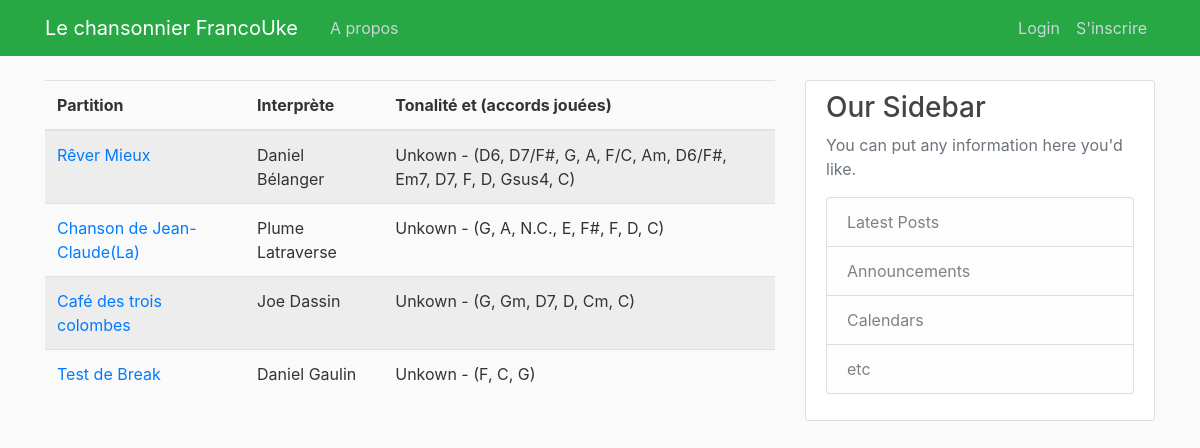
The app's page /, older data.
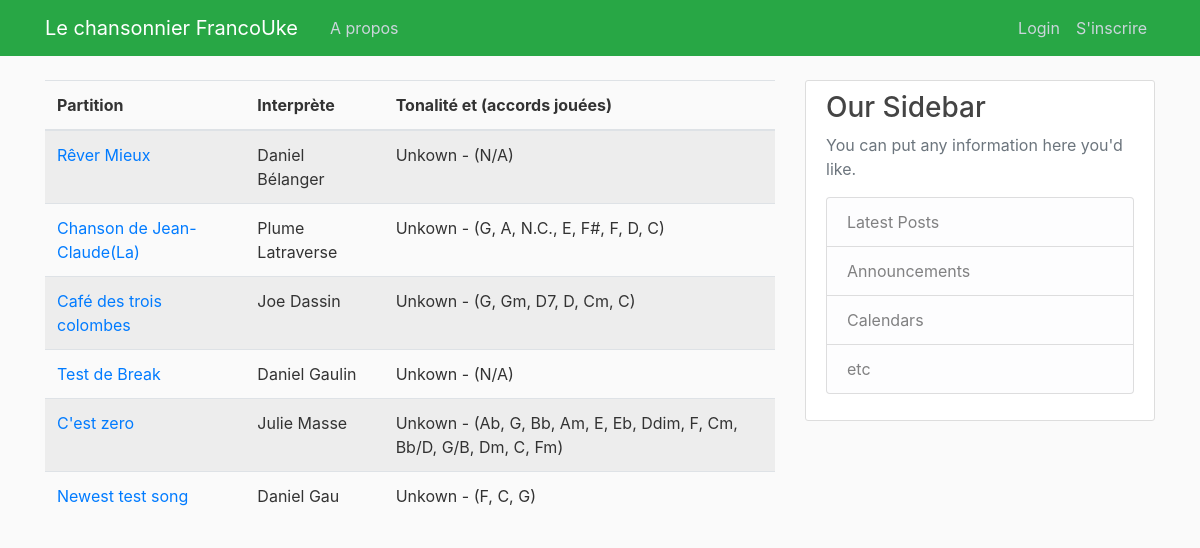
The same page, newer data.
### songbook/models.py (models this page shows, shortened)
class Song(models.Model):
    songTitle = models.CharField(max_length=100, blank=True, null=True)
    songChordPro = models.TextField()  # Original
    lyrics_with_chords = models.JSONField(null=True, blank=True)
    metadata = models.JSONField(blank=True, null=True)  # Stores metadata as JSON
    date_posted = models.DateField(default=timezone.now)
    contributor = models.ForeignKey(User, on_delete=models.CASCADE)

### songbook/views.py (the view)
# urls.py: path('', SongListView.as_view(), name='songbook-home'),
class SongListView (ListView):
    model = Song
    template_name = 'songbook/home.html'
    context_object_name = 'songs'
    ordering = ['songTitle']
    paginate_by = 15
    def get_queryset(self):
        return Song.objects.all()
    def get_context_data(self, **kwargs):
        context = super().get_context_data(**kwargs)
        song_data = []
        for song in context['songs']:
            parsed_data = song.lyrics_with_chords  # Assuming this is already parsed and stored
            chords = extract_chords(parsed_data,unique=True)
            song_data.append({
                'song': song,
                'chords': ', '.join(chords)  # Join chords into a string for display
            })
        context['song_data'] = song_data
        return context

### songbook/transposer.py (called while the page is built)
def extract_chords(parsed_data, unique=False):
    chords = []
    for section in parsed_data:
        for item in section:
            if isinstance(item, dict) and 'chord' in item and item['chord']:
                chords.append(item['chord'])
    if unique:
        return list(set(chords))  # Return unique chords
    return chords  # Return all chords

### songbook/templates/songbook/home.html (shortened to what this page needs)
{% extends "songbook/base_sb.html" %}
  {% block content %}
  <table class="table table-striped">
    <thead>
        <tr>
            <th>Partition</th>
            <th>Interprète</th>
            <th>Tonalité et (accords jouées)</th>
        </tr>
    </thead>
    <tbody>
      {% for item in song_data %}
      <tr>
          <td>
              <a href="{% url 'score' item.song.id %}" class="song-link">{{ item.song.songTitle }}</a>
          </td>
          <td>{{ item.song.metadata.artist|default:"Unknown Artist" }}</td>
          <td>{{ item.song.metadata.key|default:"Unkown" }} - ({{ item.chords|default:"N/A" }})</td>
      </tr>
  {% endfor %}
    </tbody>
</table>
    {% endblock content %}

### songbook/templates/songbook/base_sb.html (shortened to what this page needs)
{% load static %}
<!DOCTYPE html>
<html>
  <head>
      <link rel="stylesheet" href="https://maxcdn.bootstrapcdn.com/bootstrap/4.0.0/css/bootstrap.min.css">
      <link rel="stylesheet" type="text/css" href="{% static 'songbook/main.css' %}">
</head>
  <body><header class="site-header">
    <nav class="navbar navbar-expand-md navbar-dark bg-success fixed-top">
      <div class="container">
        <a class="navbar-brand mr-4" href="{% url 'songbook-home' %}">Le chansonnier FrancoUke</a>
        <div class="collapse navbar-collapse" id="navbarToggle">
          <div class="navbar-nav mr-auto">
            <a class="nav-item nav-link" href="{% url 'songbook-about' %}">A propos</a>
          </div>
          <div class="navbar-nav">
          {% if user.is_authenticated %}
          <a class="nav-item nav-link" href="{% url 'song-create' %}">Nouvelle Chanson</a>
          <!-- Disbale profile for now
            <a class="nav-item nav-link" href="{% url 'profile' %}">Profile</a>-->
            <a class="nav-item nav-link" href="{% url 'logout' %}">Logout</a>
          {% else %}
            <a class="nav-item nav-link" href="{% url 'login' %}">Login</a>
            <a class="nav-item nav-link" href="{% url 'register' %}">S'inscrire</a>
          {% endif %}
          </div>
        </div>
      </div>
    </nav>
  </header>
  <main role="main" class="container">
    <div class="row">
      <div class="col-md-8">
        {% block content %}{% endblock %}
      </div>
      <div class="col-md-4">
        <div class="content-section">
          <h3>Our Sidebar</h3>
          <p class='text-muted'>You can put any information here you'd like.
            <ul class="list-group">
              <li class="list-group-item list-group-item-light">Latest Posts</li>
              <li class="list-group-item list-group-item-light">Announcements</li>
              <li class="list-group-item list-group-item-light">Calendars</li>
              <li class="list-group-item list-group-item-light">etc</li>
            </ul>
          </p>
        </div>
      </div>
    </div>
  </main>
  </body>
  </html>

### songbook/static/songbook/main.css (style rules this page uses)
body { background: #fafafa; color: #333333; margin-top: 5rem; }
h1, h2, h3, h4, h5, h6 { color: #444444; }
ul { margin: 0; }
.site-header .navbar-nav .nav-link { color: #cbd5db; }
.content-section { background: #ffffff; padding: 10px 20px; border: 1px solid #dddddd; border-radius: 3px; margin-bottom: 20px; }

Row changes from the older to the newer data that the page shows:
changed Song "Rêver Mieux": chords "D6, D7/F#, G, A, F/C, Am, D6/F#, Em7, D7, F, D, Gsus4, C" → "N/A"
changed Song "Test de Break": chords "F, C, G" → "N/A"
added Song: song.songTitle "C'est zero", song.metadata.artist "Julie Masse", song.metadata.key "Unkown", chords "Ab, G, Bb, Am, E, Eb, Ddim, F, Cm, Bb/D, G/B, Dm, C, Fm"
added Song: song.songTitle "Newest test song", song.metadata.artist "Daniel Gau", song.metadata.key "Unkown", chords "F, C, G"
